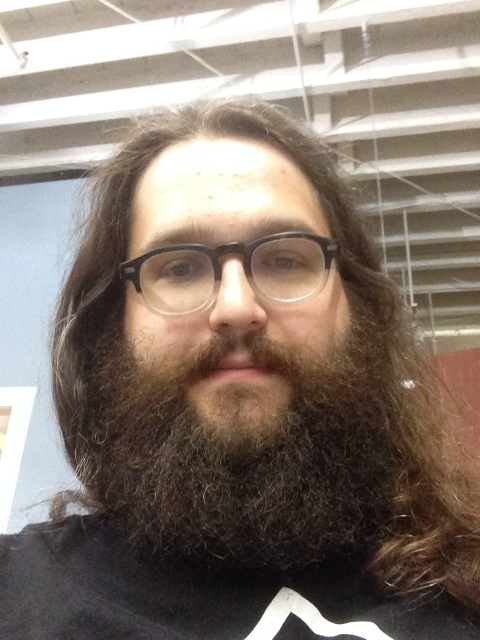
#> input picture photos/Dan_Lipert_1.JPG, 960 x 1280 px, given as the content of the folder ./../Downloads/lfw-hyperlayer/, which was not available (shown at 1/2 size)
$ python headPoseNormalizer.py   (Python 2 division)
#> lines starting #> are read from the running program, lines starting #| are printed output that depends on the picture; pictures that were not available may be replaced by others from this repository, and a replacement may not be noted
import cv2
import json
import numpy
import math

imageSource = './photos/Dan_Lipert_8.JPG'

cascadeEyePath = './data/haarcascade_eye.xml'

cascadeFacePath = './data/haarcascade_frontalface_default.xml'

cascadeNosePath = './data/haarcascade_mcs_nose.xml'

cascadeMouthPath = './data/haarcascade_mcs_mouth.xml'

DEFAULT_EYE_HAAR_SCALE = 1.1
DEFAULT_EYE_HAAR_NEIGHBORS = 3
DEFAULT_FACE_HAAR_SCALE = 1.05
DEFAULT_FACE_HAAR_NEIGHBORS = 4

MINIMUM_FACE_HAAR_NEIGHBORS = 2

MINIMUM_FACE_WIDTH = 200
MINIMUM_FACE_HEIGHT = 200

DIALATION_PERCENTAGE = 1.25

EYE_REGION = 1.0/2.0  # fraction of a face width to check for r and l eyes

FILTER_FACES = True


#left eye, right eye, nose
LEFT_EYE = [0.0, 0.0, 0.0]
RIGHT_EYE = [1.0, 0.0, 0.0]
NOSE = [0.5, 0.5, 0.25]
MOUTH = [0.5, 1.25, 0.0]
FACE_TRIANGLE = numpy.array([LEFT_EYE, RIGHT_EYE, NOSE, MOUTH], dtype=float)

class FaceFeature:

  # [5 lines left out: function __init__, not called in this run]

  def center(self):
    return [int(self.x+self.w/2), int(self.y+self.h/2)]

class Face:
  """
  Class representing human face
  x,y - origin
  w - width
  h - height
  eyes - two eyes
  """

  def __init__(self,x,y,w,h,eyes=[], nose=None, mouth=None):

    w_dialation_shift = (w * DIALATION_PERCENTAGE - w) / 2.0
    h_dialation_shift = (h * DIALATION_PERCENTAGE - h) / 2.0

    self.x = 0 if x-w_dialation_shift < 0 else int(x - w_dialation_shift)
    self.y = 0 if y-h_dialation_shift < 0 else int(y - h_dialation_shift)
    self.w = int(w * DIALATION_PERCENTAGE)
    self.h = int(h * DIALATION_PERCENTAGE)
    self.eyes = eyes
    self.nose = nose
    self.mouth = mouth

  # [18 lines left out: functions pose, roll, not called in this run]

  def noseLength(self):
    eye_distance = numpy.linalg.norm((self.eyes[0].center()[0], self.eyes[0].center()[1])-(self.eyes[1].center()[0], self.eyes[1].center()[1]))
    eye_nose_distance = numpy.linalg.norm((self.eyes[0].center()[0], self.eyes[0].center()[1]) - (self.nose.center()[0], self.nose.center()[1]))


  # [40 lines left out: function transform, not called in this run]

class Eye(FaceFeature):
  """
  Class representing eye
  x,y - origin
  w - width
  h - height
  """

class Mouth(FaceFeature):
  """
  Class representing eye
  x,y - origin
  w - width
  h - height
  """

class Nose(FaceFeature):
  """
  Class representing nose
  x,y - origin
  w - width
  h - height
  """

class Object:
  def to_JSON(self):
    return json.dumps(self, default=lambda o: o.__dict__, sort_keys=True, indent=4)

def convertGray(imageObject):
  """
  Loads image and converts it to grayscale.
  """

  return cv2.cvtColor(imageObject,cv2.COLOR_BGR2GRAY)

def detectFeatures(imageObjectGray):
  """
  Loads grayscale image, detects faces, and returns their positions.
  """

  features = []

  FACE_HAAR_NEIGHBORS = DEFAULT_FACE_HAAR_NEIGHBORS
  FACE_HAAR_SCALE = DEFAULT_FACE_HAAR_SCALE
  faces = cv2.CascadeClassifier(cascadeFacePath).detectMultiScale(imageObjectGray, FACE_HAAR_SCALE, FACE_HAAR_NEIGHBORS)

  while len(faces) < 1:
    print '%s faces detected S:%s N:%s' % (len(faces), FACE_HAAR_SCALE, FACE_HAAR_NEIGHBORS)
    faces = cv2.CascadeClassifier(cascadeFacePath).detectMultiScale(imageObjectGray, FACE_HAAR_SCALE, FACE_HAAR_NEIGHBORS, 0, (MINIMUM_FACE_WIDTH, MINIMUM_FACE_HEIGHT))
    if len(faces) < 1:
        print 'Need more faces!'
        FACE_HAAR_SCALE = FACE_HAAR_SCALE * 0.99
        if FACE_HAAR_SCALE < DEFAULT_FACE_HAAR_SCALE * 0.9:
            FACE_HAAR_NEIGHBORS = FACE_HAAR_NEIGHBORS - 1
            FACE_HAAR_SCALE = DEFAULT_FACE_HAAR_SCALE
        if FACE_HAAR_NEIGHBORS < MINIMUM_FACE_HAAR_NEIGHBORS:
            print 'COULDNT FIND A FACE!'
            break
    # [9 lines of commented-out code are left out]

  for x,y,w,h in faces:

    face = Face(x,y,w,h)
    print 'scanning face @(%s, %s) %sx%s' % (x, y, w, h)
    print 'check face @(%s, %s) %sx%s' % (face.x, face.y, face.w, face.h)
    #scan top half of face bounds
    #there better be two eyes, if not make less sensitive and try smaller scale
    EYE_HAAR_SCALE = DEFAULT_EYE_HAAR_SCALE
    EYE_HAAR_NEIGHBORS = DEFAULT_EYE_HAAR_NEIGHBORS
    #ratio represents percent of cropped image
    MINIMUM_EYE_WIDTH_RATIO = 0.01
    MINIMUM_EYE_HEIGHT_RATIO = 0.01
    MAXIMUM_EYE_WIDTH_RATIO = 0.5
    MAXIMUM_EYE_HEIGHT_RATIO = 0.5
    MINIMUM_EYE_WIDTH = int(MINIMUM_EYE_WIDTH_RATIO * face.w)
    MINIMUM_EYE_HEIGHT = int(MINIMUM_EYE_HEIGHT_RATIO * face.h)
    MAXIMUM_EYE_WIDTH = int(MAXIMUM_EYE_WIDTH_RATIO * face.w)
    MAXIMUM_EYE_HEIGHT = int(MAXIMUM_EYE_HEIGHT_RATIO * face.h)
    #top two thirds
    eye_candidate_region = imageObjectGray[face.y:face.y+(face.h/3*2),face.x:face.x+face.w]
    print 'calc check: %s' % (face.x+face.w - face.x)
    r_eye_candidate_region = imageObjectGray[face.y:face.y+(face.h/3*2),face.x+face.w-(face.w*EYE_REGION):face.x+face.w]
    l_eye_candidate_region = imageObjectGray[face.y:face.y+(face.h/3*2),face.x:face.x+(face.w*EYE_REGION)]

    # What about calculating nose candidate region based on where the eyes are found?
    nose_candidate_region = imageObjectGray[face.y+(face.h/3):face.y+face.h, face.x:face.x+face.w]

    # Again, the mouth should be below the position found for the nose
    mouth_candidate_region = imageObjectGray[face.y+face.h/3*2:face.y+face.h, face.x:face.x+face.w]

    y_m = face.y+face.h/3*2

    #checks
    print 'ecm (%sx%s)' % (eye_candidate_region.shape[1], eye_candidate_region.shape[0])

    cv2.namedWindow('face-upper-half', cv2.WINDOW_NORMAL)
    cv2.moveWindow('face-upper-half', 0, 50)
    cv2.imshow('face-upper-half', eye_candidate_region)
    cv2.waitKey(25)

    l_eye = cv2.CascadeClassifier(cascadeEyePath).detectMultiScale(l_eye_candidate_region, EYE_HAAR_SCALE, EYE_HAAR_NEIGHBORS, 0, (MINIMUM_EYE_WIDTH, MINIMUM_EYE_HEIGHT), (MAXIMUM_EYE_WIDTH, MAXIMUM_EYE_HEIGHT))

    while len(l_eye) != 1:
        print '%s eyes detected S:%s N:%s' % (len(l_eye), EYE_HAAR_SCALE, EYE_HAAR_NEIGHBORS)
        if len(l_eye) < 1:
            l_eye = cv2.CascadeClassifier(cascadeEyePath).detectMultiScale(l_eye_candidate_region, EYE_HAAR_SCALE, EYE_HAAR_NEIGHBORS, 0, (MINIMUM_EYE_WIDTH, MINIMUM_EYE_HEIGHT), (MAXIMUM_EYE_WIDTH, MAXIMUM_EYE_HEIGHT))
            EYE_HAAR_SCALE = EYE_HAAR_SCALE * 0.99
            if EYE_HAAR_SCALE < 1.04:
                EYE_HAAR_SCALE = DEFAULT_EYE_HAAR_SCALE
                EYE_HAAR_NEIGHBORS = EYE_HAAR_NEIGHBORS - 1
            if EYE_HAAR_NEIGHBORS == 0:
                print 'COULDNT FIND LEFT EYE!'
                break
        if len(l_eye) > 1:
            l_eye = cv2.CascadeClassifier(cascadeEyePath).detectMultiScale(l_eye_candidate_region, EYE_HAAR_SCALE, EYE_HAAR_NEIGHBORS)
            EYE_HAAR_SCALE = EYE_HAAR_SCALE * 1.01
            if EYE_HAAR_SCALE > 1.2:
                EYE_HAAR_SCALE = DEFAULT_EYE_HAAR_SCALE
                EYE_HAAR_NEIGHBORS = EYE_HAAR_NEIGHBORS + 1
            if EYE_HAAR_NEIGHBORS >= DEFAULT_EYE_HAAR_NEIGHBORS + 2:
                print 'COULDNT FIND less than 2 left eyes?!'
                break

    r_eye = cv2.CascadeClassifier(cascadeEyePath).detectMultiScale(r_eye_candidate_region, EYE_HAAR_SCALE, EYE_HAAR_NEIGHBORS, 0, (MINIMUM_EYE_WIDTH, MINIMUM_EYE_HEIGHT), (MAXIMUM_EYE_WIDTH, MAXIMUM_EYE_HEIGHT))

    while len(r_eye) != 1:
        print '%s eyes detected S:%s N:%s' % (len(r_eye), EYE_HAAR_SCALE, EYE_HAAR_NEIGHBORS)
        if len(r_eye) < 1:
            r_eye = cv2.CascadeClassifier(cascadeEyePath).detectMultiScale(r_eye_candidate_region, EYE_HAAR_SCALE, EYE_HAAR_NEIGHBORS, 0, (MINIMUM_EYE_WIDTH, MINIMUM_EYE_HEIGHT), (MAXIMUM_EYE_WIDTH, MAXIMUM_EYE_HEIGHT))
            EYE_HAAR_SCALE = EYE_HAAR_SCALE * 0.99
            if EYE_HAAR_SCALE < 1.04:
                EYE_HAAR_SCALE = DEFAULT_EYE_HAAR_SCALE
                EYE_HAAR_NEIGHBORS = EYE_HAAR_NEIGHBORS - 1
            if EYE_HAAR_NEIGHBORS == 0:
                print 'COULDNT FIND RIGHT EYE!'
                break
        if len(r_eye) > 1:
            r_eye = cv2.CascadeClassifier(cascadeEyePath).detectMultiScale(r_eye_candidate_region, EYE_HAAR_SCALE, EYE_HAAR_NEIGHBORS)
            EYE_HAAR_SCALE = EYE_HAAR_SCALE * 1.01
            if EYE_HAAR_SCALE > 1.2:
                EYE_HAAR_SCALE = DEFAULT_EYE_HAAR_SCALE
                EYE_HAAR_NEIGHBORS = EYE_HAAR_NEIGHBORS + 1
            if EYE_HAAR_NEIGHBORS >= DEFAULT_EYE_HAAR_NEIGHBORS + 2:
                print 'COULDNT FIND less than 2 right eyes?!'
                break

    if FILTER_FACES:
        if len(l_eye) == 0 or len(r_eye) == 0:
            continue

    eyes = (l_eye.ravel(), r_eye.ravel())
    print eyes
    print len(eyes)

    print '%s eyes detected S:%s N:%s' % (len(eyes), EYE_HAAR_SCALE, EYE_HAAR_NEIGHBORS)
    new_eyes = []
    #correct coordinate system
    e_x, e_y, e_w, e_h = l_eye.ravel()
    new_eyes.append(Eye(e_x+face.x, e_y+face.y, e_w, e_h))

    e_x, e_y, e_w, e_h = r_eye.ravel()
    new_eyes.append(Eye(e_x+face.x+face.w-(face.w*EYE_REGION), e_y+face.y, e_w, e_h))

    nose = cv2.CascadeClassifier(cascadeNosePath).detectMultiScale(nose_candidate_region, 1.05, 1)
    if len(nose) != 0:
        print 'nose detected'
        nose = Nose(nose[0][0]+face.x, nose[0][1]+face.y+(face.h/3), nose[0][2], nose[0][3])
        face.nose = nose
    else:
        print 'no nose detected'

    mouth = cv2.CascadeClassifier(cascadeMouthPath).detectMultiScale(mouth_candidate_region, 1.05, 1)
    if len(mouth) != 0:
        print 'mouth detected'
        mouth = Mouth(mouth[0][0]+face.x, mouth[0][1]+y_m, mouth[0][2], mouth[0][3])
        face.mouth = mouth
    else:
        print 'no mouth detected'

    face.eyes = new_eyes
    features.append(face)

  return features

# [53 lines left out: functions cropFaces, normalizeHeadGeometry, draw_results, poseForFace, not called in this run]

def compile_image_list(path):
    import os
    images = []
    for eachdirectory, subdirectories, files in os.walk(path):
        for eachfile in files:
            if eachfile[-3:] == 'JPG' or eachfile[-3:] == 'jpg':
                images.append(os.path.join(eachdirectory, eachfile))

    for image in images:
        print image

    return images

def main():

  images = compile_image_list('./../Downloads/lfw-hyperlayer/')

  for (counter, image) in enumerate(images):

    try:
      imageObjectGray = convertGray(cv2.imread(image))
#> in convertGray, `return cv2.cvtColor(imageObject,cv2.COLOR_BGR2GRAY)`:
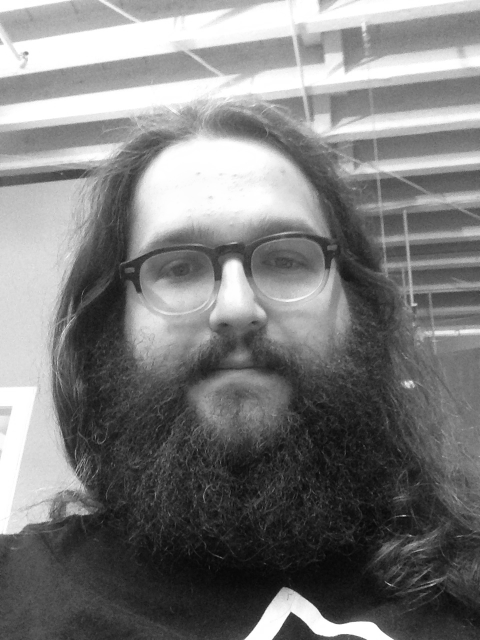
#> returned value: shape (1280, 960) (shown at 1/2 size); min 3, max 255, mean 123.9
    except Exception as e:
      print "Couldn't load %s" % imageSource

    if imageObjectGray.shape[0] <= 0:
        continue
    else:
        print '%s (%sx%s)' % (image, imageObjectGray.shape[0], imageObjectGray.shape[1])
#| _only/Dan_Lipert_1.JPG (1280x960)
    features = detectFeatures(imageObjectGray)
#> in detectFeatures, `faces = cv2.CascadeClassifier(cascadeFacePath).detectMultiScale(imageO..`: faces = [[185, 309, 562, 562]]
#> after the loop in detectFeatures, `while len(faces) < 1:`: FACE_HAAR_NEIGHBORS = 4; FACE_HAAR_SCALE = 1.05
#> the loop in detectFeatures, `for x,y,w,h in faces: ` made 1 pass
#> (x, y, w, h, w_dialation_shift in Face, h_dialation_shift in Face) on pass 1: (185, 309, 562, 562, 70.25, 70.25)
#| scanning face @(185, 309) 562x562
#| check face @(114, 238) 702x702
#| calc check: 702
#> pass 1, in detectFeatures, `eye_candidate_region = imageObjectGray[face.y:face.y+(face.h/3*2),face..`:
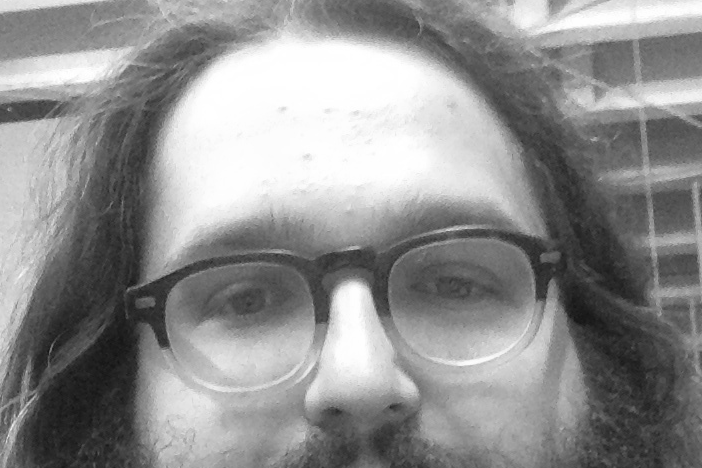
#> eye_candidate_region: shape (468, 702); min 19, max 255, mean 143.3
#> after the loop in detectFeatures, `for x,y,w,h in faces:`: features = []

    #print test.to_JSON()

    print features

    draw_results(cv2.imread(image), features, counter)

  #keep windows open before exiting
  while cv2.waitKey(1) != 25:
    pass

#> (the run stopped early here; a loop or call above may not have finished)

$ run again, on photos/Dan_Lipert_5.JPG
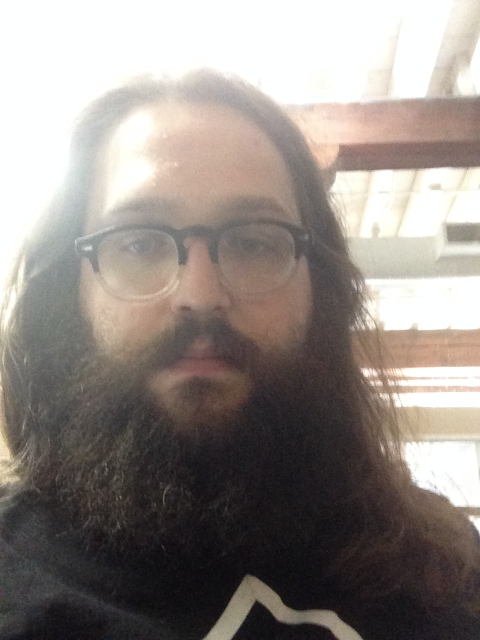
#> input picture photos/Dan_Lipert_5.JPG, 960 x 1280 px, given as the content of the folder ./../Downloads/lfw-hyperlayer/, which was not available (shown at 1/2 size)
#> in convertGray, `return cv2.cvtColor(imageObject,cv2.COLOR_BGR2GRAY)`:
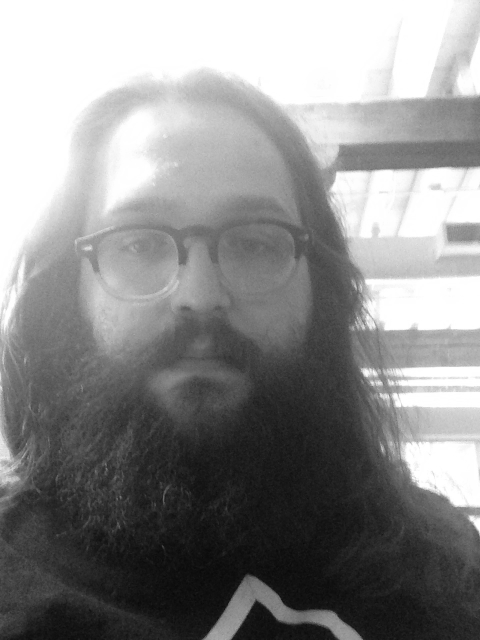
#> returned value: shape (1280, 960) (shown at 1/2 size); min 4, max 255, mean 139.9
#| _only/Dan_Lipert_5.JPG (1280x960)
#> in detectFeatures, `faces = cv2.CascadeClassifier(cascadeFacePath).detectMultiScale(imageO..`: faces = ()
#> the loop in detectFeatures, `while len(faces) < 1:` made 5 passes
#> FACE_HAAR_SCALE on passes 1 to 4: 1.04, 1.03, 1.02, 1.01
#> (printed output is left out)
#> after the loop in detectFeatures, `while len(faces) < 1:`: FACE_HAAR_NEIGHBORS = 4; FACE_HAAR_SCALE = 1.01
#> the loop in detectFeatures, `for x,y,w,h in faces: ` made 1 pass
#> (x, y, w, h, w_dialation_shift in Face, h_dialation_shift in Face) on pass 1: (108, 255, 582, 582, 72.75, 72.75)
#> (printed output is left out)
#> pass 1, in detectFeatures, `eye_candidate_region = imageObjectGray[face.y:face.y+(face.h/3*2),face..`:
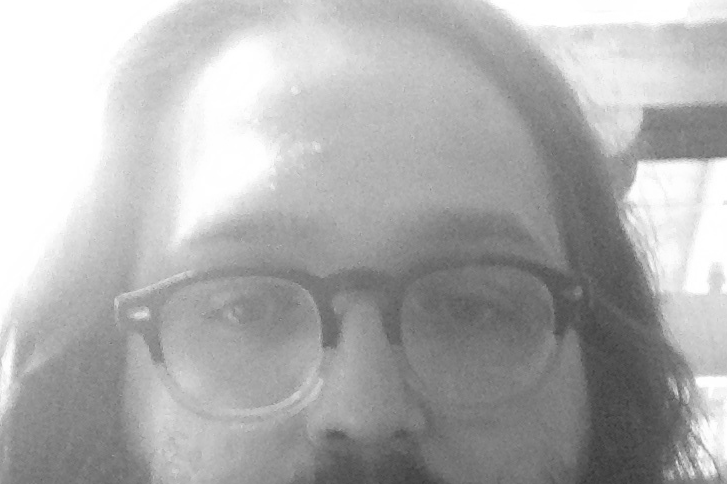
#> eye_candidate_region: shape (484, 727); min 53, max 255, mean 174.9
#> after the loop in detectFeatures, `for x,y,w,h in faces:`: features = []
